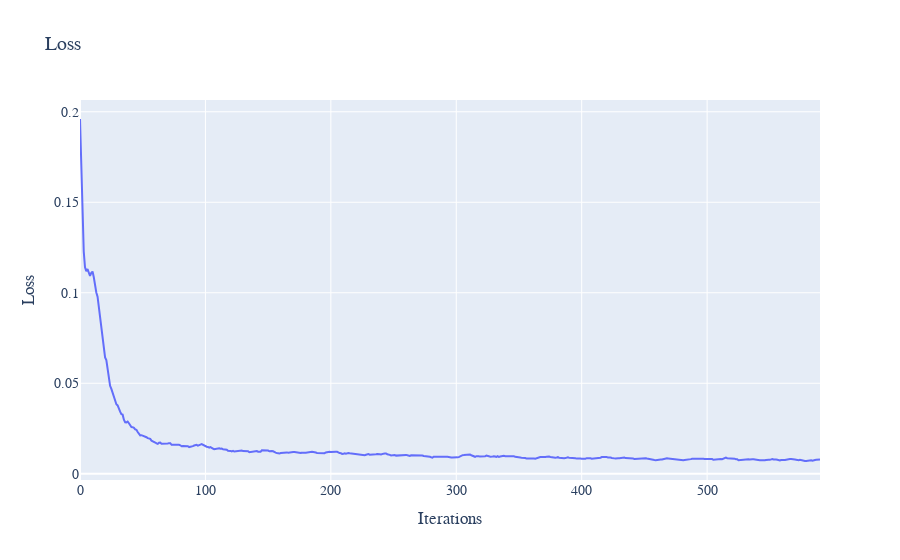

Write notebook code for a chart like this one.
### Code cell
eq = OPINION()
model = MODEL_CONFIG = {
    "hidden_dim": 64,
    "learning_rate": 1e-3,
    "loss_weights": (1, 0),
    "sampling_method": "uniform",
    "lr_decay": 0.98,
    "network_type": "FF",
    "optimiser": "Adam",
    "method": "Galerkin"
}
solver = DeepPDESolver(model, eq)
solver.load(path)
losses = list(solver.train(600))
plot_losses(losses)

### Figure 1 — Plotly figure (JSON) as saved in the notebook; plotly's stock layout.template omitted (floating-point values rounded to 4 significant figures; data arrays with more than 128 entries replaced by an {"elided": "..."} marker saying what was removed)
{"data": [{"mode": "lines", "name": "Error at x=0.1", "type": "scatter", "x": {"elided": "591 int values"}, "xaxis": "x", "y": {"elided": "591 float values"}, "yaxis": "y"}], "layout": {"font": {"family": "Courier New, monospace", "size": 14}, "title": {"text": "Loss"}, "xaxis": {"anchor": "y", "domain": [0, 1], "title": {"text": "Iterations"}}, "yaxis": {"anchor": "x", "domain": [0, 1], "title": {"text": "Loss"}}}}
